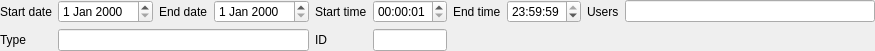
<?xml version="1.0" encoding="UTF-8"?>
<ui version="4.0">
 <class>FTrackChanges</class>
 <widget class="QWidget" name="FTrackChanges">
  <property name="geometry">
   <rect>
    <x>0</x>
    <y>0</y>
    <width>831</width>
    <height>48</height>
   </rect>
  </property>
  <property name="windowTitle">
   <string>Form</string>
  </property>
  <layout class="QVBoxLayout" name="verticalLayout">
   <property name="leftMargin">
    <number>0</number>
   </property>
   <property name="topMargin">
    <number>0</number>
   </property>
   <property name="rightMargin">
    <number>0</number>
   </property>
   <property name="bottomMargin">
    <number>0</number>
   </property>
   <item>
    <layout class="QGridLayout" name="gridLayout">
     <item row="0" column="9">
      <widget class="EQLineEdit" name="leUser">
       <property name="minimumSize">
        <size>
         <width>250</width>
         <height>0</height>
        </size>
       </property>
       <property name="ShowButton" stdset="0">
        <bool>true</bool>
       </property>
       <property name="EnableHiddenText" stdset="0">
        <bool>true</bool>
       </property>
       <property name="HiddenTextValidator" stdset="0">
        <string>[0-9,]*</string>
       </property>
      </widget>
     </item>
     <item row="0" column="10">
      <spacer name="horizontalSpacer">
       <property name="orientation">
        <enum>Qt::Horizontal</enum>
       </property>
       <property name="sizeHint" stdset="0">
        <size>
         <width>40</width>
         <height>20</height>
        </size>
       </property>
      </spacer>
     </item>
     <item row="0" column="3">
      <widget class="EQDateEdit" name="deEnd"/>
     </item>
     <item row="0" column="4">
      <widget class="QLabel" name="label_3">
       <property name="text">
        <string>Start time</string>
       </property>
      </widget>
     </item>
     <item row="0" column="6">
      <widget class="QLabel" name="label_4">
       <property name="text">
        <string>End time</string>
       </property>
      </widget>
     </item>
     <item row="0" column="5">
      <widget class="EQTimeEdit" name="teStart">
       <property name="dateTime">
        <datetime>
         <hour>0</hour>
         <minute>0</minute>
         <second>1</second>
         <year>2000</year>
         <month>1</month>
         <day>1</day>
        </datetime>
       </property>
      </widget>
     </item>
     <item row="0" column="7">
      <widget class="EQTimeEdit" name="teEnd">
       <property name="dateTime">
        <datetime>
         <hour>23</hour>
         <minute>59</minute>
         <second>59</second>
         <year>2000</year>
         <month>1</month>
         <day>1</day>
        </datetime>
       </property>
      </widget>
     </item>
     <item row="0" column="8">
      <widget class="QLabel" name="label_5">
       <property name="text">
        <string>Users</string>
       </property>
      </widget>
     </item>
     <item row="0" column="0">
      <widget class="QLabel" name="label">
       <property name="text">
        <string>Start date</string>
       </property>
      </widget>
     </item>
     <item row="0" column="2">
      <widget class="QLabel" name="label_2">
       <property name="text">
        <string>End date</string>
       </property>
      </widget>
     </item>
     <item row="0" column="1">
      <widget class="EQDateEdit" name="deStart"/>
     </item>
     <item row="1" column="0">
      <widget class="QLabel" name="label_6">
       <property name="text">
        <string>Type</string>
       </property>
      </widget>
     </item>
     <item row="1" column="1" colspan="3">
      <widget class="EQLineEdit" name="leType">
       <property name="inputMask">
        <string/>
       </property>
       <property name="placeholderText">
        <string/>
       </property>
       <property name="ShowButton" stdset="0">
        <bool>true</bool>
       </property>
       <property name="EnableHiddenText" stdset="0">
        <bool>true</bool>
       </property>
       <property name="HiddenTextValidator" stdset="0">
        <string>[0-9,]*</string>
       </property>
      </widget>
     </item>
     <item row="1" column="4">
      <widget class="QLabel" name="label_7">
       <property name="text">
        <string>ID</string>
       </property>
      </widget>
     </item>
     <item row="1" column="5">
      <widget class="EQLineEdit" name="leID"/>
     </item>
    </layout>
   </item>
  </layout>
 </widget>
 <customwidgets>
  <customwidget>
   <class>EQLineEdit</class>
   <extends>QLineEdit</extends>
   <header location="global">eqlineedit.h</header>
   <slots>
    <signal>customButtonClicked(bool)</signal>
   </slots>
  </customwidget>
  <customwidget>
   <class>EQDateEdit</class>
   <extends>QDateEdit</extends>
   <header location="global">eqdateedit.h</header>
  </customwidget>
  <customwidget>
   <class>EQTimeEdit</class>
   <extends>QTimeEdit</extends>
   <header location="global">eqtimeedit.h</header>
  </customwidget>
 </customwidgets>
 <resources/>
 <connections/>
</ui>
